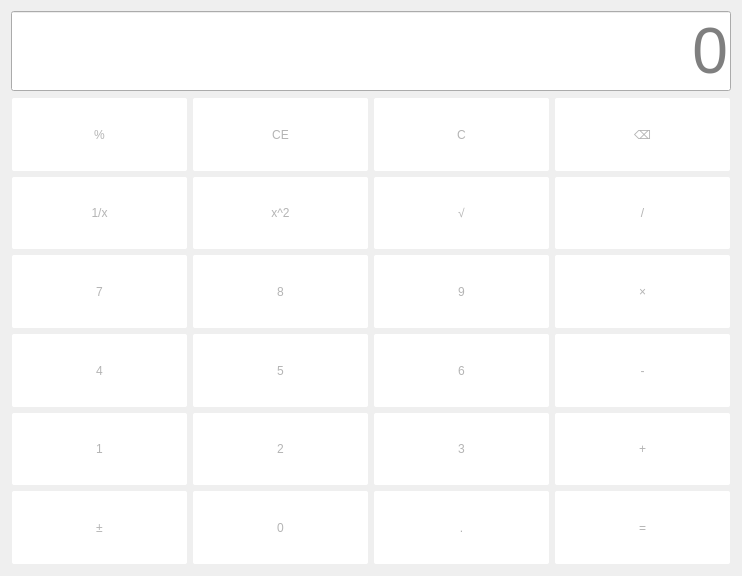
<?xml version="1.0" encoding="UTF-8"?>
<ui version="4.0">
 <class>Science</class>
 <widget class="QWidget" name="Science">
  <property name="geometry">
   <rect>
    <x>0</x>
    <y>0</y>
    <width>742</width>
    <height>576</height>
   </rect>
  </property>
  <property name="windowTitle">
   <string>Science</string>
  </property>
  <property name="styleSheet">
   <string notr="true">QPushButton{
	color: rgb(180, 180, 180);
	background-color: rgb(255, 255, 255);
	border-radius:2px;
	font: 18pt &quot;Arial&quot;
}

QPushButton:hover{
	color:rgb(102, 102, 102);
	background-color: rgb(192, 192, 192);
}

QPushButton:pressed{
	background-color: rgb(130, 130, 130);
	color:black
}

QLineEdit{
	font-size:48pt;
	color:black;
}</string>
  </property>
  <layout class="QGridLayout" name="gridLayout">
   <item row="0" column="0">
    <widget class="QLineEdit" name="display">
     <property name="alignment">
      <set>Qt::AlignRight|Qt::AlignTrailing|Qt::AlignVCenter</set>
     </property>
     <property name="placeholderText">
      <string>0</string>
     </property>
    </widget>
   </item>
   <item row="1" column="0">
    <layout class="QGridLayout" name="gridLayout_2">
     <property name="sizeConstraint">
      <enum>QLayout::SetMinimumSize</enum>
     </property>
     <property name="leftMargin">
      <number>1</number>
     </property>
     <property name="topMargin">
      <number>1</number>
     </property>
     <property name="rightMargin">
      <number>1</number>
     </property>
     <property name="bottomMargin">
      <number>1</number>
     </property>
     <property name="spacing">
      <number>6</number>
     </property>
     <item row="3" column="1">
      <widget class="QPushButton" name="btnNum8_2">
       <property name="sizePolicy">
        <sizepolicy hsizetype="Minimum" vsizetype="Minimum">
         <horstretch>0</horstretch>
         <verstretch>0</verstretch>
        </sizepolicy>
       </property>
       <property name="text">
        <string>8</string>
       </property>
      </widget>
     </item>
     <item row="5" column="3">
      <widget class="QPushButton" name="btnAdd_2">
       <property name="sizePolicy">
        <sizepolicy hsizetype="Minimum" vsizetype="Minimum">
         <horstretch>0</horstretch>
         <verstretch>0</verstretch>
        </sizepolicy>
       </property>
       <property name="text">
        <string>+</string>
       </property>
      </widget>
     </item>
     <item row="2" column="2">
      <widget class="QPushButton" name="btnSqrt_2">
       <property name="sizePolicy">
        <sizepolicy hsizetype="Minimum" vsizetype="Minimum">
         <horstretch>0</horstretch>
         <verstretch>0</verstretch>
        </sizepolicy>
       </property>
       <property name="text">
        <string>√</string>
       </property>
      </widget>
     </item>
     <item row="3" column="0">
      <widget class="QPushButton" name="btnNum7_2">
       <property name="sizePolicy">
        <sizepolicy hsizetype="Minimum" vsizetype="Minimum">
         <horstretch>0</horstretch>
         <verstretch>0</verstretch>
        </sizepolicy>
       </property>
       <property name="text">
        <string>7</string>
       </property>
      </widget>
     </item>
     <item row="3" column="2">
      <widget class="QPushButton" name="btnNum9_2">
       <property name="sizePolicy">
        <sizepolicy hsizetype="Minimum" vsizetype="Minimum">
         <horstretch>0</horstretch>
         <verstretch>0</verstretch>
        </sizepolicy>
       </property>
       <property name="text">
        <string>9</string>
       </property>
      </widget>
     </item>
     <item row="2" column="0">
      <widget class="QPushButton" name="btnInverse_2">
       <property name="sizePolicy">
        <sizepolicy hsizetype="Minimum" vsizetype="Minimum">
         <horstretch>0</horstretch>
         <verstretch>0</verstretch>
        </sizepolicy>
       </property>
       <property name="text">
        <string>1/x</string>
       </property>
      </widget>
     </item>
     <item row="5" column="0">
      <widget class="QPushButton" name="btnNum1_2">
       <property name="sizePolicy">
        <sizepolicy hsizetype="Minimum" vsizetype="Minimum">
         <horstretch>0</horstretch>
         <verstretch>0</verstretch>
        </sizepolicy>
       </property>
       <property name="text">
        <string>1</string>
       </property>
      </widget>
     </item>
     <item row="3" column="3">
      <widget class="QPushButton" name="btnMultiple_2">
       <property name="sizePolicy">
        <sizepolicy hsizetype="Minimum" vsizetype="Minimum">
         <horstretch>0</horstretch>
         <verstretch>0</verstretch>
        </sizepolicy>
       </property>
       <property name="text">
        <string>×</string>
       </property>
      </widget>
     </item>
     <item row="1" column="0">
      <widget class="QPushButton" name="btnPercentage_2">
       <property name="sizePolicy">
        <sizepolicy hsizetype="Minimum" vsizetype="Minimum">
         <horstretch>0</horstretch>
         <verstretch>0</verstretch>
        </sizepolicy>
       </property>
       <property name="text">
        <string>%</string>
       </property>
      </widget>
     </item>
     <item row="2" column="3">
      <widget class="QPushButton" name="btnDivide_2">
       <property name="sizePolicy">
        <sizepolicy hsizetype="Minimum" vsizetype="Minimum">
         <horstretch>0</horstretch>
         <verstretch>0</verstretch>
        </sizepolicy>
       </property>
       <property name="text">
        <string>/</string>
       </property>
      </widget>
     </item>
     <item row="1" column="2">
      <widget class="QPushButton" name="btnC_2">
       <property name="sizePolicy">
        <sizepolicy hsizetype="Minimum" vsizetype="Minimum">
         <horstretch>0</horstretch>
         <verstretch>0</verstretch>
        </sizepolicy>
       </property>
       <property name="text">
        <string>C</string>
       </property>
      </widget>
     </item>
     <item row="4" column="1">
      <widget class="QPushButton" name="btnNum5_2">
       <property name="sizePolicy">
        <sizepolicy hsizetype="Minimum" vsizetype="Minimum">
         <horstretch>0</horstretch>
         <verstretch>0</verstretch>
        </sizepolicy>
       </property>
       <property name="styleSheet">
        <string notr="true"/>
       </property>
       <property name="text">
        <string>5</string>
       </property>
      </widget>
     </item>
     <item row="6" column="2">
      <widget class="QPushButton" name="btnPoint_2">
       <property name="sizePolicy">
        <sizepolicy hsizetype="Minimum" vsizetype="Minimum">
         <horstretch>0</horstretch>
         <verstretch>0</verstretch>
        </sizepolicy>
       </property>
       <property name="text">
        <string>.</string>
       </property>
      </widget>
     </item>
     <item row="6" column="3">
      <widget class="QPushButton" name="btnEqual_2">
       <property name="sizePolicy">
        <sizepolicy hsizetype="Minimum" vsizetype="Minimum">
         <horstretch>0</horstretch>
         <verstretch>0</verstretch>
        </sizepolicy>
       </property>
       <property name="text">
        <string>=</string>
       </property>
      </widget>
     </item>
     <item row="4" column="0">
      <widget class="QPushButton" name="btnNum4_2">
       <property name="sizePolicy">
        <sizepolicy hsizetype="Minimum" vsizetype="Minimum">
         <horstretch>0</horstretch>
         <verstretch>0</verstretch>
        </sizepolicy>
       </property>
       <property name="text">
        <string>4</string>
       </property>
      </widget>
     </item>
     <item row="1" column="3">
      <widget class="QPushButton" name="btnDelete_2">
       <property name="sizePolicy">
        <sizepolicy hsizetype="Minimum" vsizetype="Minimum">
         <horstretch>0</horstretch>
         <verstretch>0</verstretch>
        </sizepolicy>
       </property>
       <property name="text">
        <string>⌫</string>
       </property>
      </widget>
     </item>
     <item row="5" column="1">
      <widget class="QPushButton" name="btnNum2_2">
       <property name="sizePolicy">
        <sizepolicy hsizetype="Minimum" vsizetype="Minimum">
         <horstretch>0</horstretch>
         <verstretch>0</verstretch>
        </sizepolicy>
       </property>
       <property name="text">
        <string>2</string>
       </property>
      </widget>
     </item>
     <item row="1" column="1">
      <widget class="QPushButton" name="btnCE_2">
       <property name="sizePolicy">
        <sizepolicy hsizetype="Minimum" vsizetype="Minimum">
         <horstretch>0</horstretch>
         <verstretch>0</verstretch>
        </sizepolicy>
       </property>
       <property name="text">
        <string>CE</string>
       </property>
      </widget>
     </item>
     <item row="4" column="2">
      <widget class="QPushButton" name="btnNum6_2">
       <property name="sizePolicy">
        <sizepolicy hsizetype="Minimum" vsizetype="Minimum">
         <horstretch>0</horstretch>
         <verstretch>0</verstretch>
        </sizepolicy>
       </property>
       <property name="text">
        <string>6</string>
       </property>
      </widget>
     </item>
     <item row="6" column="0">
      <widget class="QPushButton" name="btnPlus_2">
       <property name="sizePolicy">
        <sizepolicy hsizetype="Minimum" vsizetype="Minimum">
         <horstretch>0</horstretch>
         <verstretch>0</verstretch>
        </sizepolicy>
       </property>
       <property name="text">
        <string>±</string>
       </property>
      </widget>
     </item>
     <item row="4" column="3">
      <widget class="QPushButton" name="btnSubtract_2">
       <property name="sizePolicy">
        <sizepolicy hsizetype="Minimum" vsizetype="Minimum">
         <horstretch>0</horstretch>
         <verstretch>0</verstretch>
        </sizepolicy>
       </property>
       <property name="text">
        <string>-</string>
       </property>
      </widget>
     </item>
     <item row="2" column="1">
      <widget class="QPushButton" name="btnSquare_2">
       <property name="sizePolicy">
        <sizepolicy hsizetype="Minimum" vsizetype="Minimum">
         <horstretch>0</horstretch>
         <verstretch>0</verstretch>
        </sizepolicy>
       </property>
       <property name="text">
        <string>x^2</string>
       </property>
      </widget>
     </item>
     <item row="6" column="1">
      <widget class="QPushButton" name="btnNum0_2">
       <property name="sizePolicy">
        <sizepolicy hsizetype="Minimum" vsizetype="Minimum">
         <horstretch>0</horstretch>
         <verstretch>0</verstretch>
        </sizepolicy>
       </property>
       <property name="text">
        <string>0</string>
       </property>
      </widget>
     </item>
     <item row="5" column="2">
      <widget class="QPushButton" name="btnNum3_2">
       <property name="sizePolicy">
        <sizepolicy hsizetype="Minimum" vsizetype="Minimum">
         <horstretch>0</horstretch>
         <verstretch>0</verstretch>
        </sizepolicy>
       </property>
       <property name="text">
        <string>3</string>
       </property>
      </widget>
     </item>
    </layout>
   </item>
  </layout>
 </widget>
 <resources/>
 <connections/>
</ui>
